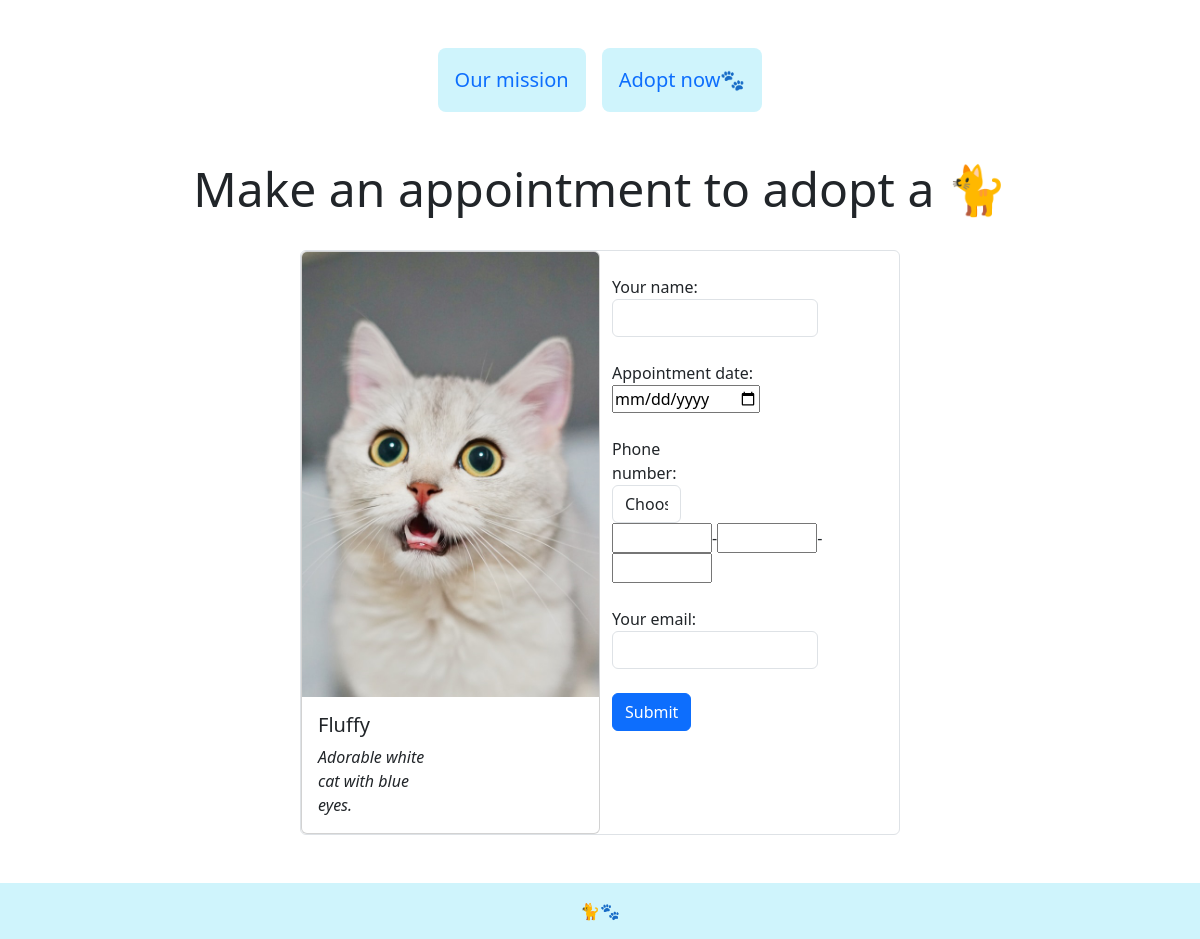
Page /cat_adoption/appointment.php?id=1 on the committed database.
### tables this page shows
CREATE TABLE `cats` (
  `id` int(11) NOT NULL,
  `cat_name` varchar(255) NOT NULL,
  `sex` varchar(10) DEFAULT NULL,
  `age` int(11) DEFAULT NULL,
  `color` varchar(50) DEFAULT NULL,
  `description` text DEFAULT NULL,
  `image` text DEFAULT NULL
);

### cat_adoption/appointment.php (the view, shortened to what this page needs)
<!DOCTYPE html>
<html lang="en">
<head>
    <link href="https://cdn.jsdelivr.net/npm/bootstrap@5.3.2/dist/css/bootstrap.min.css" rel="stylesheet"
>
</head>
<body>
    <nav class="py-5 display-6 navbar navbar-expand-lg mx-auto">
        <div class="container-fluid">
            <div class="collapse navbar-collapse justify-content-center" id="navbarNav">
                <ul class="navbar-nav">
                    <a class="btn bg-info-subtle text-primary p-3 mx-2 btn-lg " href="/cat_adoption/index.php"
                        role="button">Our mission</a>
                    <a class="btn bg-info-subtle text-primary p-3 mx-2 btn-lg" href="/cat_adoption/gallery.php"
                        role="button">Adopt now🐾</a>
                </ul>
            </div>
        </div>
    </nav>
    <?php
    $cat = getCat();
    ?>
    <h1 class="display-5 text-center mx-auto">Make an appointment to adopt a 🐈</h1><br>
    <div class="row col-md-6 col-lg-4 mx-auto w-50 border rounded-2">
        <div class="card col-md-6 p-0">
            <img src=<?= $cat['image'] ?> class="card-img-top mx-auto" alt="cat" />
            <div class="col-md-6 card-body">
                <h5 class="card-title">
                    <?= $cat["cat_name"] ?>
                </h5>
                <p class="card-text fst-italic">
                    <?= $cat["description"] ?>
                </p>
            </div>
        </div>
        <div class="col-md-6">
            <form action="insertAppointment.php" method="POST">
                <br>
                <div class="form-group w-75">
                    <label for="person_name">Your name:</label>
                    <input type="text" class="form-control" id="person_name" name="person_name">
                </div>
                <br>
                <div>
                    <label for="Date">Appointment date:</label>
                    <br>
                    <input type="date" id="appointment_date" name="appointment_date">
                </div>
                <br>
                <div class="form-row">
                    <div class="form-group w-25">
                        <label for="inputState">Phone number:</label>
                        <select id="inputState" class="form-control" name="state">
                            <option selected>Choose...</option>
                        </select>
                    </div>
                    <input type="text" id="num1" name="num1" size="5">-<input type="text" id="num2" name="num2"
                        size="5">-<input type="text" id="num3" name="num3" size="5">
                </div>
                <br>
                <div class="form-row">
                    <div class="form-group w-75">
                        <label for="inputEmail4">Your email:</label>
                        <input type="email" class="form-control" id="inputEmail4" name="email">
                    </div>
                </div>
                <br>
                <button type="submit" class="btn btn-primary">Submit</button>
            </form>
        </div>
    </div>
</body>
<?php
function getCat()
{
    $id = $_GET['id'];
    include("config.php");
    $sql = "SELECT * FROM cats WHERE id = $id";
    $result = $conn->query($sql);
    if ($result->num_rows > 0) {
        return $row = $result->fetch_assoc();
    }
}
?>
<footer class="mt-5">
    <div class="text-center p-3 bg-info-subtle">
        🐈🐾
    </div>
</footer>
</html>

### rows in the picture
cats: image (picture), cat_name "Fluffy", description "Adorable white cat with blue eyes."
